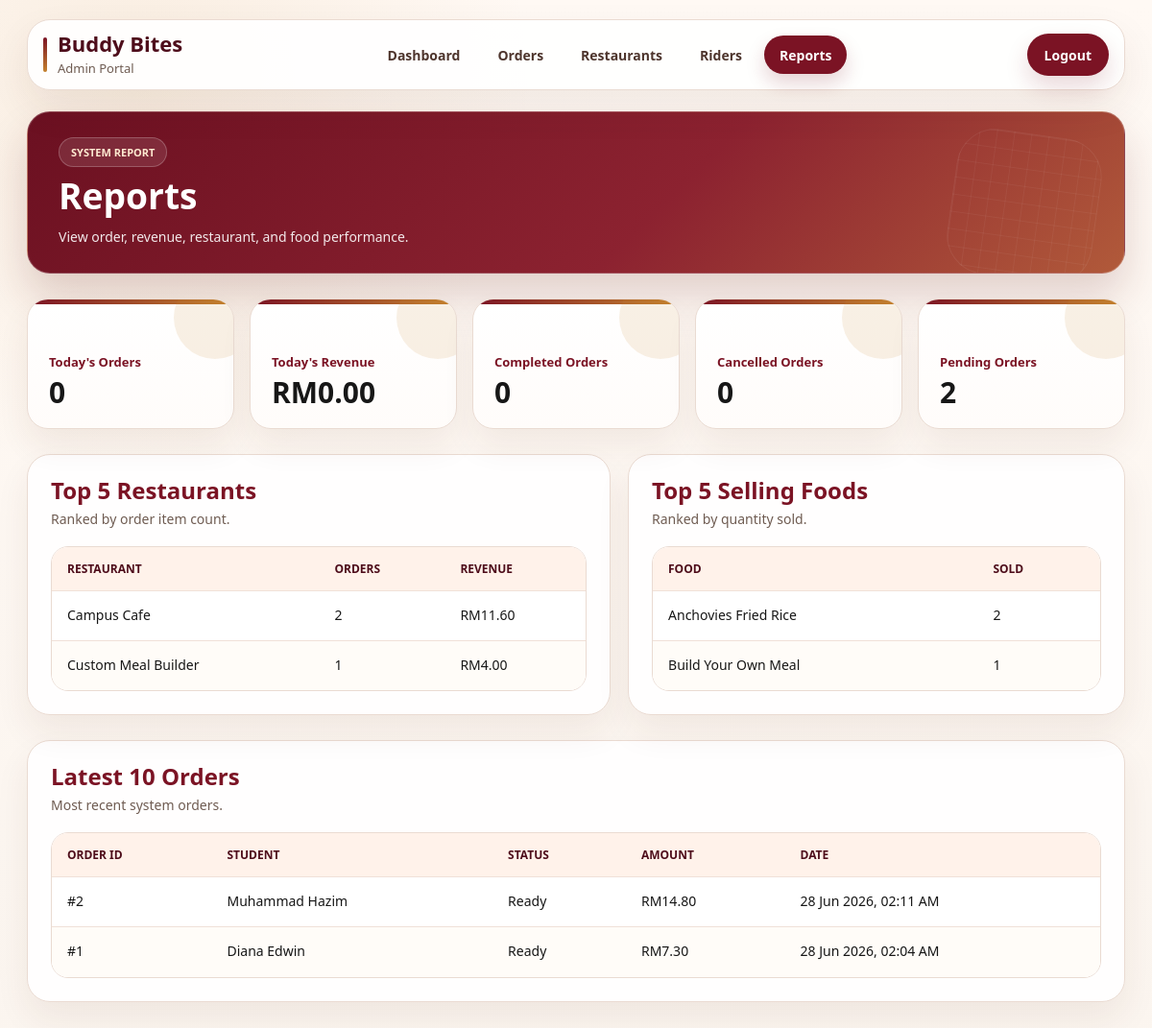
The page /pages/admin_report.php (signed in) on the database its author committed.
### tables this page shows
CREATE TABLE `orders` (
  `order_id` int(11) NOT NULL,
  `user_id` int(11) NOT NULL,
  `total_amount` decimal(10,2) NOT NULL,
  `status` varchar(50) DEFAULT 'Preparing',
  `order_date` timestamp NOT NULL DEFAULT current_timestamp()
);

CREATE TABLE `users` (
  `user_id` int(11) NOT NULL,
  `user_code` varchar(20) DEFAULT NULL,
  `full_name` varchar(100) NOT NULL,
  `email` varchar(100) NOT NULL,
  `password` varchar(255) NOT NULL,
  `role` enum('student','restaurant','rider','admin') NOT NULL,
  `created_at` timestamp NOT NULL DEFAULT current_timestamp(),
  `phone` varchar(30) DEFAULT '',
  `status` varchar(30) DEFAULT 'Pending'
);

### pages/admin_report.php (the view, shortened to what this page needs)
<?php
include("../includes/db.php");
function e($value) {
    return htmlspecialchars((string)$value, ENT_QUOTES, "UTF-8");
}
$todayOrders = $conn->query("
    SELECT COUNT(*) AS total
    FROM orders
    WHERE DATE(order_date) = CURDATE()
")->fetch_assoc()["total"];
$todayRevenue = $conn->query("
    SELECT IFNULL(SUM(total_amount), 0) AS total
    FROM orders
    WHERE DATE(order_date) = CURDATE()
")->fetch_assoc()["total"];
$completedOrders = $conn->query("
    SELECT COUNT(*) AS total
    FROM orders
    WHERE status IN ('Completed', 'Delivered')
")->fetch_assoc()["total"];
$cancelledOrders = $conn->query("
    SELECT COUNT(*) AS total
    FROM orders
    WHERE status IN ('Cancelled', 'Rejected')
")->fetch_assoc()["total"];
$pendingOrders = $conn->query("
    SELECT COUNT(*) AS total
    FROM orders
    WHERE status NOT IN ('Completed', 'Delivered', 'Cancelled', 'Rejected')
")->fetch_assoc()["total"];
$topRestaurants = $conn->query("
    SELECT restaurant_name, COUNT(*) AS total_orders, IFNULL(SUM(price * quantity), 0) AS revenue
    FROM order_items
    GROUP BY restaurant_name
    ORDER BY total_orders DESC, revenue DESC
    LIMIT 5
");
$topFoods = $conn->query("
    SELECT item_name, SUM(quantity) AS sold
    FROM order_items
    GROUP BY item_name
    ORDER BY sold DESC
    LIMIT 5
");
$latestOrders = $conn->query("
    SELECT orders.order_id, users.full_name, orders.status, orders.total_amount, orders.order_date
    FROM orders
    JOIN users ON orders.user_id = users.user_id
    ORDER BY orders.order_date DESC
    LIMIT 10
");
$reportCards = [
    ["title" => "Today's Orders", "value" => $todayOrders, "icon" => "fa-receipt"],
    ["title" => "Today's Revenue", "value" => "RM" . number_format($todayRevenue, 2), "icon" => "fa-sack-dollar"],
    ["title" => "Completed Orders", "value" => $completedOrders, "icon" => "fa-circle-check"],
    ["title" => "Cancelled Orders", "value" => $cancelledOrders, "icon" => "fa-circle-xmark"],
    ["title" => "Pending Orders", "value" => $pendingOrders, "icon" => "fa-clock"],
];
?>
<?php include("../includes/header.php"); ?>
<main class="admin-shell admin-premium admin-report-page">
    <nav class="admin-topbar">
        <a class="admin-brand" href="admin_dashboard.php">
            <span>
                <b>Buddy Bites</b>
                <small>Admin Portal</small>
            </span>
        </a>
        <div class="admin-main-nav">
            <a href="admin_dashboard.php">Dashboard</a>
            <a href="manage_orders.php">Orders</a>
            <a href="restaurant_management.php">Restaurants</a>
            <a href="rider_management.php">Riders</a>
            <a class="active" href="admin_report.php">Reports</a>
        </div>
        <div class="admin-user-nav">
            <a class="admin-logout" href="logout.php">
                Logout
            </a>
        </div>
    </nav>
    <section class="admin-content">
        <header class="admin-hero">
            <div>
                <p>System Report</p>
                <h1>Reports</h1>
                <small>View order, revenue, restaurant, and food performance.</small>
            </div>
        </header>
        <section class="admin-summary-grid" aria-label="Report summary">
            <?php foreach ($reportCards as $card) { ?>
                <article class="admin-stat-card">
                    <div>
                        <p><?php echo e($card["title"]); ?></p>
                        <h2><?php echo e($card["value"]); ?></h2>
                    </div>
                </article>
            <?php } ?>
        </section>
        <section class="admin-grid-two">
            <div class="admin-panel">
                <div class="admin-section-heading">
                    <h2>Top 5 Restaurants</h2>
                    <p>Ranked by order item count.</p>
                </div>
                <div class="admin-table-wrap">
                    <table class="admin-table">
                        <thead>
                            <tr>
                                <th>Restaurant</th>
                                <th>Orders</th>
                                <th>Revenue</th>
                            </tr>
                        </thead>
                        <tbody>
                            <?php while ($restaurant = $topRestaurants->fetch_assoc()) { ?>
                                <tr>
                                    <td><?php echo e($restaurant["restaurant_name"]); ?></td>
                                    <td><?php echo e($restaurant["total_orders"]); ?></td>
                                    <td>RM<?php echo number_format($restaurant["revenue"], 2); ?></td>
                                </tr>
                            <?php } ?>
                        </tbody>
                    </table>
                </div>
            </div>
            <div class="admin-panel">
                <div class="admin-section-heading">
                    <h2>Top 5 Selling Foods</h2>
                    <p>Ranked by quantity sold.</p>
                </div>
                <div class="admin-table-wrap">
                    <table class="admin-table">
                        <thead>
                            <tr>
                                <th>Food</th>
                                <th>Sold</th>
                            </tr>
                        </thead>
                        <tbody>
                            <?php while ($food = $topFoods->fetch_assoc()) { ?>
                                <tr>
                                    <td><?php echo e($food["item_name"]); ?></td>
                                    <td><?php echo e($food["sold"]); ?></td>
                                </tr>
                            <?php } ?>
                        </tbody>
                    </table>
                </div>
            </div>
        </section>
        <section class="admin-panel">
            <div class="admin-section-heading">
                <h2>Latest 10 Orders</h2>
                <p>Most recent system orders.</p>
            </div>
            <div class="admin-table-wrap">
                <table class="admin-table">
                    <thead>
                        <tr>
                            <th>Order ID</th>
                            <th>Student</th>
                            <th>Status</th>
                            <th>Amount</th>
                            <th>Date</th>
                        </tr>
                    </thead>
                    <tbody>
                        <?php while ($order = $latestOrders->fetch_assoc()) { ?>
                            <tr>
                                <td>#<?php echo (int)$order["order_id"]; ?></td>
                                <td><?php echo e($order["full_name"]); ?></td>
                                <td><?php echo e($order["status"]); ?></td>
                                <td>RM<?php echo number_format($order["total_amount"], 2); ?></td>
                                <td><?php echo e(date("d M Y, h:i A", strtotime($order["order_date"]))); ?></td>
                            </tr>
                        <?php } ?>
                    </tbody>
                </table>
            </div>
        </section>
    </section>
</main>
<?php include("../includes/footer.php"); ?>

### rows shown on the page
orders: order_id "2", user.full_name "Muhammad Hazim", status "Ready", total_amount "14.80", order_date "28 Jun 2026, 02:11 AM"
orders: order_id "1", user.full_name "Diana Edwin", status "Ready", total_amount "7.30", order_date "28 Jun 2026, 02:04 AM"

### other values the page prints
$card["title"] "Today's Orders"
$card["value"] "0"
$card["title"] "Today's Revenue"
$card["value"] "RM0.00"
$card["title"] "Completed Orders"
$card["title"] "Cancelled Orders"
$card["title"] "Pending Orders"
$card["value"] "2"
$restaurant["restaurant_name"] "Campus Cafe"
$restaurant["total_orders"] "2"
$restaurant["revenue"] "11.60"
$restaurant["restaurant_name"] "Custom Meal Builder"
$restaurant["total_orders"] "1"
$restaurant["revenue"] "4.00"
$food["item_name"] "Anchovies Fried Rice"
